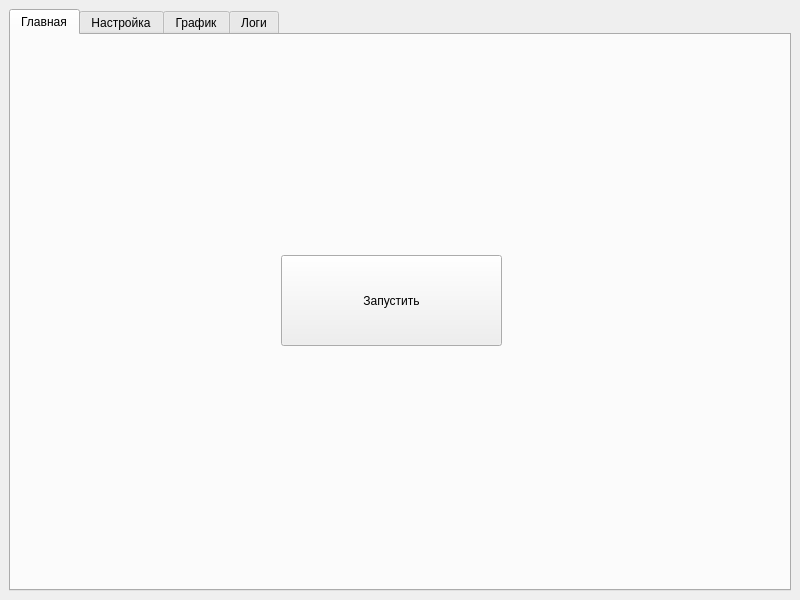
<?xml version="1.0" encoding="UTF-8"?>
<ui version="4.0">
    <class>MainWindow</class>
    <widget class="QMainWindow" name="MainWindow">
        <property name="geometry">
            <rect>
                <x>0</x>
                <y>0</y>
                <width>800</width>
                <height>600</height>
            </rect>
        </property>
        <property name="windowTitle">
            <string>System Control</string>
        </property>
        <widget class="QWidget" name="centralwidget">
            <layout class="QHBoxLayout" name="horizontalLayout">
                <item>
                    <widget class="QTabWidget" name="tabWidget">
                        <property name="currentIndex">
                            <number>0</number>
                        </property>
                        <widget class="QWidget" name="tab_main">
                            <attribute name="title">
                                <string>Главная</string>
                            </attribute>
                            <widget class="QPushButton" name="button_start_stop">
                                <property name="geometry">
                                    <rect>
                                        <x>270</x>
                                        <y>220</y>
                                        <width>221</width>
                                        <height>91</height>
                                    </rect>
                                </property>
                                <property name="text">
                                    <string>Запустить</string>
                                </property>
                            </widget>
                        </widget>
                        <widget class="QWidget" name="tab_settings">
                            <attribute name="title">
                                <string>Настройка</string>
                            </attribute>
                            <layout class="QVBoxLayout" name="settings_layout">
                                <item>
                                    <widget class="QGroupBox" name="group_clients">
                                        <property name="title">
                                            <string>Клиенты</string>
                                        </property>
                                        <layout class="QVBoxLayout" name="vlayout_clients">
                                            <layout class="QHBoxLayout" name="layout_clients_count">
                                                <item>
                                                    <widget class="QPushButton" name="button_clients_count_decrease">
                                                        <property name="text">
                                                            <string>-</string>
                                                        </property>
                                                    </widget>
                                                </item>
                                                <item>
                                                    <widget class="QLabel" name="label_clients_count">
                                                        <property name="text">
                                                            <string>0</string>
                                                        </property>
                                                        <property name="alignment">
                                                            <set>Qt::AlignmentFlag::AlignCenter</set>
                                                        </property>
                                                    </widget>
                                                </item>
                                                <item>
                                                    <widget class="QPushButton" name="button_clients_count_increase">
                                                        <property name="text">
                                                            <string>+</string>
                                                        </property>
                                                    </widget>
                                                </item>
                                            </layout>
                                            <layout class="QHBoxLayout" name="layout_clients_delay">
                                                <item>
                                                    <widget class="QPushButton" name="button_clients_delay_decrease">
                                                        <property name="text">
                                                            <string>-</string>
                                                        </property>
                                                    </widget>
                                                </item>
                                                <item>
                                                    <widget class="QLabel" name="label_clients_delay">
                                                        <property name="text">
                                                            <string>0</string>
                                                        </property>
                                                        <property name="alignment">
                                                            <set>Qt::AlignmentFlag::AlignCenter</set>
                                                        </property>
                                                    </widget>
                                                </item>
                                                <item>
                                                    <widget class="QPushButton" name="button_clients_delay_increase">
                                                        <property name="text">
                                                            <string>+</string>
                                                        </property>
                                                    </widget>
                                                </item>
                                            </layout>
                                        </layout>
                                    </widget>
                                </item>
                                <item>
                                    <widget class="QGroupBox" name="group_robots">
                                        <property name="title">
                                            <string>Количество роботов</string>
                                        </property>
                                        <layout class="QHBoxLayout" name="layout_robots">
                                            <item>
                                                <widget class="QPushButton" name="button_robots_decrease">
                                                    <property name="text">
                                                        <string>-</string>
                                                    </property>
                                                </widget>
                                            </item>
                                            <item>
                                                <widget class="QLabel" name="label_robots">
                                                    <property name="text">
                                                        <string>0</string>
                                                    </property>
                                                    <property name="alignment">
                                                        <set>Qt::AlignmentFlag::AlignCenter</set>
                                                    </property>
                                                </widget>
                                            </item>
                                            <item>
                                                <widget class="QPushButton" name="button_robots_increase">
                                                    <property name="text">
                                                        <string>+</string>
                                                    </property>
                                                </widget>
                                            </item>
                                        </layout>
                                    </widget>
                                </item>
                                <item>
                                    <widget class="QGroupBox" name="group_orders_stack">
                                        <property name="title">
                                            <string>Количество мест в стеке</string>
                                        </property>
                                        <layout class="QHBoxLayout" name="horizontalLayout_3">
                                            <item>
                                                <widget class="QPushButton" name="button_stack_decrease">
                                                    <property name="text">
                                                        <string>-</string>
                                                    </property>
                                                </widget>
                                            </item>
                                            <item>
                                                <widget class="QLabel" name="label_stack">
                                                    <property name="text">
                                                        <string>0</string>
                                                    </property>
                                                    <property name="alignment">
                                                        <set>Qt::AlignmentFlag::AlignCenter</set>
                                                    </property>
                                                </widget>
                                            </item>
                                            <item>
                                                <widget class="QPushButton" name="button_stack_increase">
                                                    <property name="text">
                                                        <string>+</string>
                                                    </property>
                                                </widget>
                                            </item>
                                        </layout>
                                    </widget>
                                </item>
                            </layout>
                        </widget>
                        <widget class="QWidget" name="tab_graph">
                            <attribute name="title">
                                <string>График</string>
                            </attribute>
                            <layout class="QVBoxLayout" name="layout_graph">
                                <item>
                                    <layout class="QFormLayout" name="formLayout">
                                        <item row="0" column="0">
                                            <widget class="QLabel" name="label_success">
                                                <property name="text">
                                                    <string>Успешно обработано:</string>
                                                </property>
                                            </widget>
                                        </item>
                                        <item row="0" column="1">
                                            <widget class="QLabel" name="percent_success">
                                                <property name="text">
                                                    <string>0</string>
                                                </property>
                                            </widget>
                                        </item>
                                        <item row="1" column="0">
                                            <widget class="QLabel" name="label_rejection">
                                                <property name="text">
                                                    <string>Отказ:</string>
                                                </property>
                                            </widget>
                                        </item>
                                        <item row="1" column="1">
                                            <widget class="QLabel" name="percent_rejection">
                                                <property name="text">
                                                    <string>0</string>
                                                </property>
                                            </widget>
                                        </item>
                                        <item row="2" column="0">
                                            <widget class="QLabel" name="label_failed">
                                                <property name="text">
                                                    <string>Неуспешно обработано:</string>
                                                </property>
                                            </widget>
                                        </item>
                                        <item row="2" column="1">
                                            <widget class="QLabel" name="percent_failed">
                                                <property name="text">
                                                    <string>0</string>
                                                </property>
                                            </widget>
                                        </item>
                                        <item row="3" column="0">
                                            <widget class="QLabel" name="label_">
                                                <property name="text">
                                                    <string>Загруженность стека:</string>
                                                </property>
                                            </widget>
                                        </item>
                                        <item row="3" column="1">
                                            <widget class="QLabel" name="percent_stack">
                                                <property name="text">
                                                    <string>0</string>
                                                </property>
                                            </widget>
                                        </item>
                                    </layout>
                                </item>
                            </layout>
                        </widget>
                        <widget class="QWidget" name="tab_logs">
                            <attribute name="title">
                                <string>Логи</string>
                            </attribute>
                            <layout class="QHBoxLayout" name="horizontalLayout_2">
                                <item>
                                    <widget class="QListWidget" name="logs"/>
                                </item>
                            </layout>
                        </widget>
                    </widget>
                </item>
            </layout>
        </widget>
    </widget>
    <resources/>
    <connections/>
</ui>
